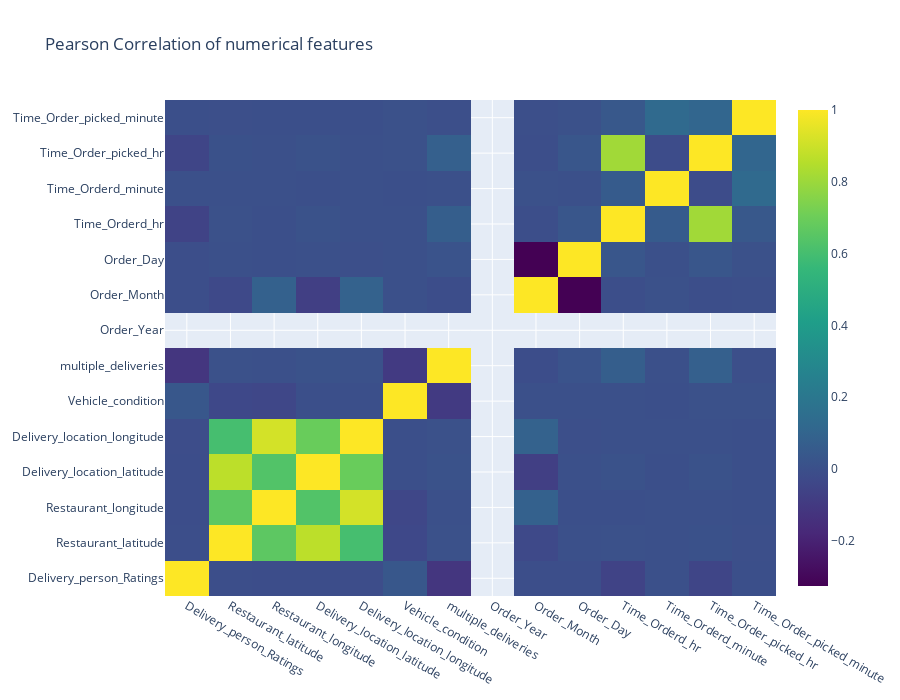

Write notebook code for a chart like this one.
### Markdown cell above
#### Finding Correlation

### Code cell
numerical = ['Delivery_person_Ratings', 'Restaurant_latitude', 'Restaurant_longitude', 'Delivery_location_latitude', 
             'Delivery_location_longitude','Vehicle_condition', 'multiple_deliveries','Order_Year', 'Order_Month', 'Order_Day', 
             'Time_Orderd_hr', 'Time_Orderd_minute', 'Time_Order_picked_hr', 'Time_Order_picked_minute']
data = [ go.Heatmap(
        z= train_data[numerical].astype(float).corr().values, # Pearson correlation
        x=train_data[numerical].columns.values,
        y=train_data[numerical].columns.values,
        colorscale='Viridis',
        reversescale = False,
#         text = True ,
        opacity = 1.0
        
    )
]


layout = go.Layout(
    title='Pearson Correlation of numerical features',
    xaxis = dict(ticks='', nticks=36),
    yaxis = dict(ticks='' ),
    width = 900, height = 700,
    
)


fig = go.Figure(data=data, layout=layout)
py.iplot(fig, filename='labelled-heatmap')

### Figure 1 — Plotly figure (JSON) as saved in the notebook; plotly's stock layout.template omitted (floating-point values rounded to 4 significant figures; data arrays with more than 128 entries replaced by an {"elided": "..."} marker saying what was removed)
{"data": [{"colorscale": [[0, "#440154"], [0.1111, "#482878"], [0.2222, "#3e4989"], [0.3333, "#31688e"], [0.4444, "#26828e"], [0.5556, "#1f9e89"], [0.6667, "#35b779"], [0.7778, "#6ece58"], [0.8889, "#b5de2b"], [1, "#fde725"]], "opacity": 1, "reversescale": false, "type": "heatmap", "x": ["Delivery_person_Ratings", "Restaurant_latitude", "Restaurant_longitude", "Delivery_location_latitude", "Delivery_location_longitude", "Vehicle_condition", "multiple_deliveries", "Order_Year", "Order_Month", "Order_Day", "Time_Orderd_hr", "Time_Orderd_minute", "Time_Order_picked_hr", "Time_Order_picked_minute"], "y": ["Delivery_person_Ratings", "Restaurant_latitude", "Restaurant_longitude", "Delivery_location_latitude", "Delivery_location_longitude", "Vehicle_condition", "multiple_deliveries", "Order_Year", "Order_Month", "Order_Day", "Time_Orderd_hr", "Time_Orderd_minute", "Time_Order_picked_hr", "Time_Order_picked_minute"], "z": {"elided": "14x14 float values"}}], "layout": {"height": 700, "title": {"text": "Pearson Correlation of numerical features"}, "width": 900, "xaxis": {"nticks": 36, "ticks": ""}, "yaxis": {"ticks": ""}}}
